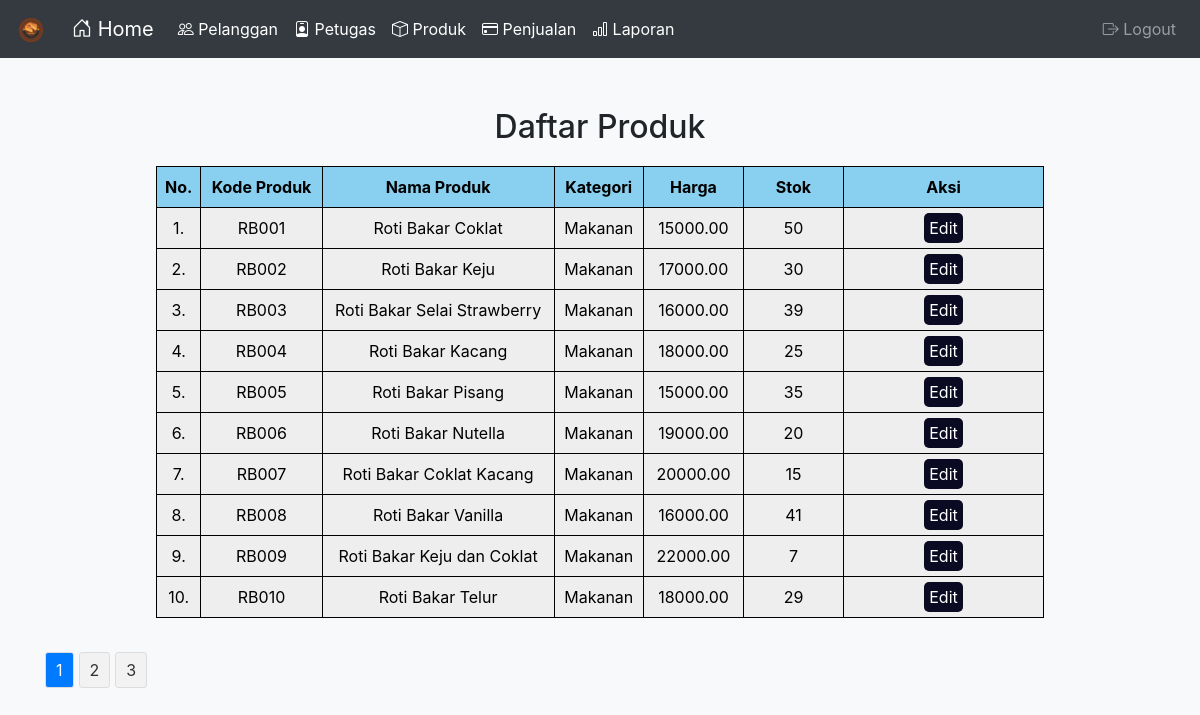
Screenshot of /produk1/index.php (signed in) with the database file from the repository.
### tables this page shows
CREATE TABLE `produk` (
  `produk_id` int(11) NOT NULL,
  `kode_produk` varchar(15) NOT NULL,
  `nama_produk` varchar(255) DEFAULT NULL,
  `kode_kategori` varchar(15) NOT NULL,
  `harga` decimal(10,2) DEFAULT NULL,
  `stok` int(11) DEFAULT NULL
);

CREATE TABLE `kategori` (
  `id_kategori` int(11) NOT NULL,
  `kode_kategori` varchar(15) NOT NULL,
  `nama_kategori` varchar(255) NOT NULL
);

### produk1/index.php (the view, shortened to what this page needs)
<?php
include "../config.php";
$data_per_halaman = 10;
$halaman = isset($_GET['halaman']) ? (int)$_GET['halaman'] : 1;
$offset = ($halaman - 1) * $data_per_halaman;
$query_count = "SELECT COUNT(*) AS total FROM produk";
$result_count = mysqli_query($conn, $query_count);
$row_count = mysqli_fetch_assoc($result_count);
$total_data = $row_count['total'];
$total_halaman = ceil($total_data / $data_per_halaman);
$query_produk = "SELECT p.produk_id, p.kode_produk, p.nama_produk, k.nama_kategori, p.harga, p.stok
                 FROM produk p
                 JOIN kategori k ON k.kode_kategori = p.kode_kategori
                 LIMIT $offset, $data_per_halaman";
$result_produk = mysqli_query($conn, $query_produk);
?>
<!DOCTYPE html>
<html>
<head>
    <link rel="stylesheet" href="https://stackpath.bootstrapcdn.com/bootstrap/4.5.2/css/bootstrap.min.css">
	<link rel="stylesheet" href="../style/navbar.css">
</head>
<body>
<?php
include "../navbar.php";
?>
	<div class="container home-container">
	<h2>Daftar Produk</h2>
	<table class="table">
		<tr>
			<th width="30px">No.</th>
			<th>Kode Produk</th>
			<th>Nama Produk</th>
			<th>Kategori</th>
			<th width="100px">Harga</th>
			<th width="100px">Stok</th>
			<th width="200px">Aksi</th>
		</tr>
		<?php
		$no = ($halaman - 1) * $data_per_halaman + 1;
		while ($data=mysqli_fetch_array($result_produk)) {
			?>
			<tr>
				<td><?= $no ?>.</td>
				<td><?= $data['kode_produk']?></td>
				<td><?= $data['nama_produk']?></td>
				<td><?= $data['nama_kategori']?></td>
				<td align="right"><?= $data['harga']?></td>
				<td align="right"><?= $data['stok']?></td>
				<td align="center">
					<a href="edit.php?id=<?= $data['produk_id'] ?>" class="edit">Edit</a>
				</td>
			</tr>
			<?php
			$no++;
		}
		 ?>
	</table>
	<br>
	<div class="pagination">
    <?php for ($i = 1; $i <= $total_halaman; $i++) : ?>
        <a href="?halaman=<?= $i ?>" <?= $i == $halaman ? 'class="active"' : '' ?>><?= $i ?></a>
    <?php endfor; ?>
	</div>
	</div>
<br>
</body>
</html>

### style/navbar.css (style rules this page uses)
body { background-color: #f8f9fa; }
.home-container { text-align: center; margin-top: 50px; }
.table { width: 80%; margin: auto; margin-top: 20px; background-color: #eeeeee; color: #000000; }
.table th, .table td { border: 1px solid #000000; padding: 8px; text-align: center; }
.table th { background-color: rgb(137, 207, 240); }
a { text-decoration: none; color: #495057; }

### produk1/index.php (style rules this page uses)
.edit { background-color:#0a0a23; color: #fff; border:none; border-radius:10px; border-radius: 5px; padding: 5px 5px; }
.pagination { margin-top: 10px; }
.pagination a { display: inline-block; padding: 5px 10px; margin-right: 5px; background-color: #f2f2f2; border: 1px solid #ddd; border-radius: 3px; text-decoration: none; color: #333; }
.pagination a.active { background-color: #007bff; color: #fff; }

### rows the page displays
produk: kode_produk "RB001", nama_produk "Roti Bakar Coklat", kategori.nama_kategori "Makanan", harga "15000.00", stok "50"
produk: kode_produk "RB002", nama_produk "Roti Bakar Keju", kategori.nama_kategori "Makanan", harga "17000.00", stok "30"
produk: kode_produk "RB003", nama_produk "Roti Bakar Selai Strawberry", kategori.nama_kategori "Makanan", harga "16000.00", stok "39"
produk: kode_produk "RB004", nama_produk "Roti Bakar Kacang", kategori.nama_kategori "Makanan", harga "18000.00", stok "25"
produk: kode_produk "RB005", nama_produk "Roti Bakar Pisang", kategori.nama_kategori "Makanan", harga "15000.00", stok "35"
produk: kode_produk "RB006", nama_produk "Roti Bakar Nutella", kategori.nama_kategori "Makanan", harga "19000.00", stok "20"
produk: kode_produk "RB007", nama_produk "Roti Bakar Coklat Kacang", kategori.nama_kategori "Makanan", harga "20000.00", stok "15"
produk: kode_produk "RB008", nama_produk "Roti Bakar Vanilla", kategori.nama_kategori "Makanan", harga "16000.00", stok "41"
produk: kode_produk "RB009", nama_produk "Roti Bakar Keju dan Coklat", kategori.nama_kategori "Makanan", harga "22000.00", stok "7"
produk: kode_produk "RB010", nama_produk "Roti Bakar Telur", kategori.nama_kategori "Makanan", harga "18000.00", stok "29"
